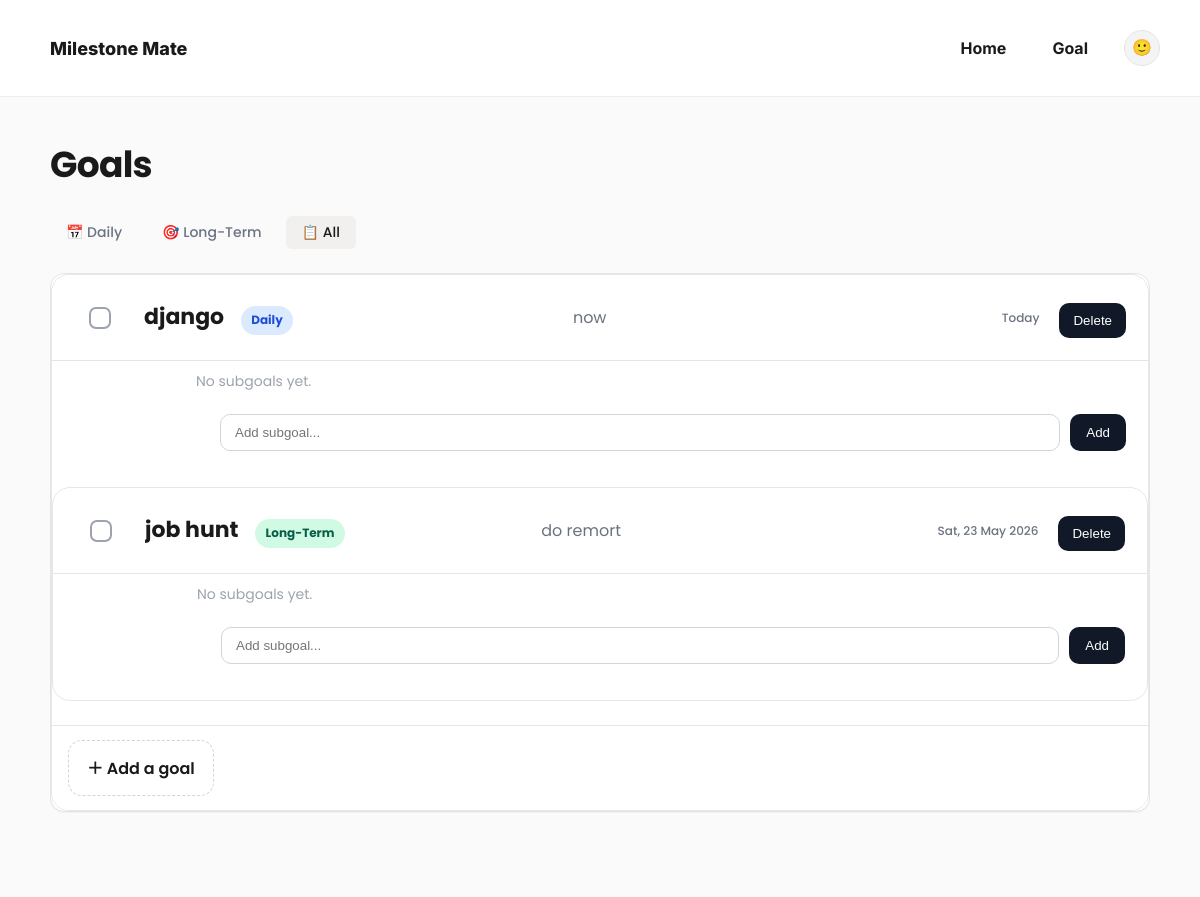
Before: /goals/ with the older database file.
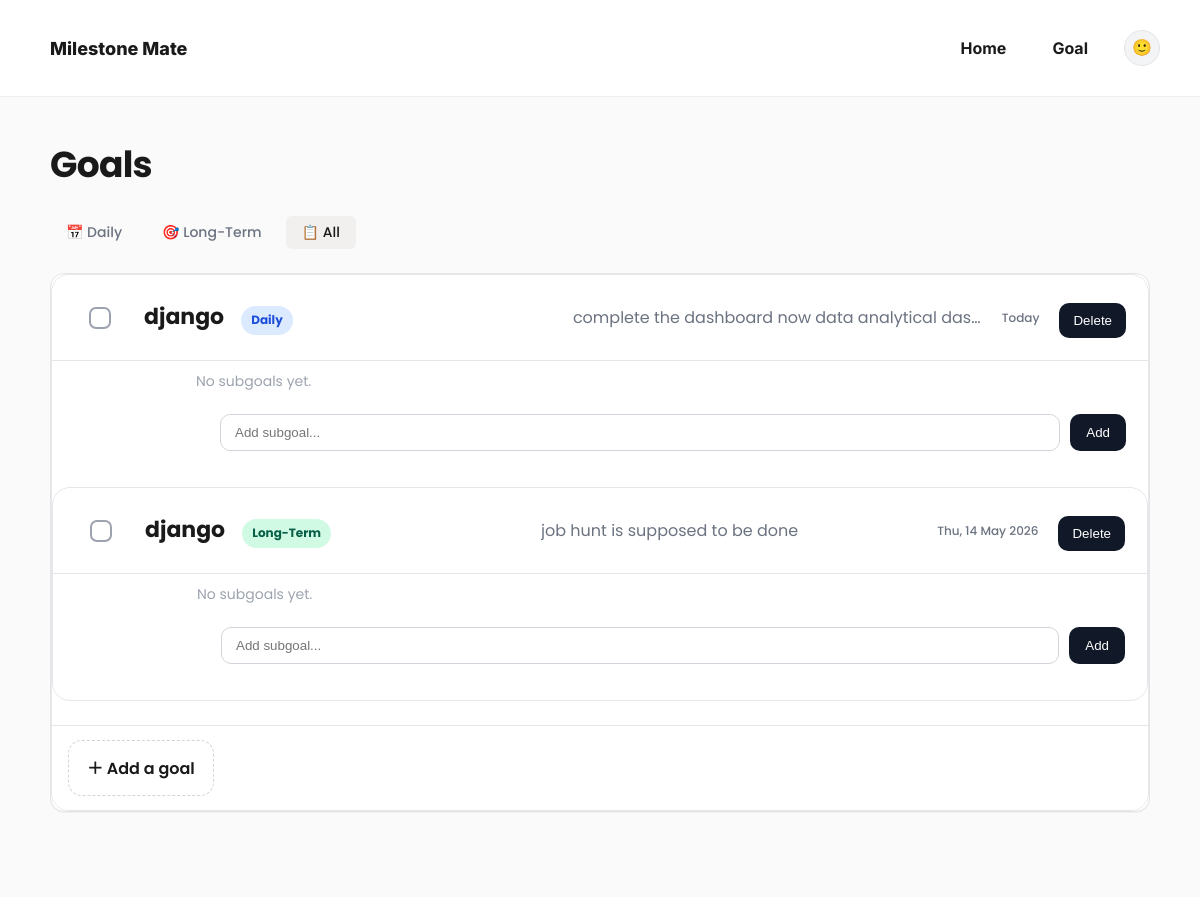
After: the same page with the newer database file.
### goals/models.py (models this page shows, shortened)
class Goal(models.Model):
    GOAL_TYPE_CHOICES = [
        ('daily', 'Daily'),
        ('long_term', 'Long-Term'),
    ]
    name = models.CharField(max_length=255)
    description = models.TextField(blank=True)
    goal_type = models.CharField(
        max_length=10,
        choices=GOAL_TYPE_CHOICES,
        default='daily'
    )
    target_date = models.DateField()
    is_completed = models.BooleanField(default=False)
    completed_at = models.DateField(null=True, blank=True)
    attachment = models.FileField(upload_to='goal_attachments/', null=True, blank=True)

### goals/views.py (the view)
# urls.py: path('goals/', views.list_goals, name='list_goals'),
def list_goals(request):
    goal_type = request.GET.get('type', None)
    goals = Goal.objects.filter(is_completed=False)
    if goal_type in ['daily', 'long_term']:
        goals = goals.filter(goal_type=goal_type)
    paginator = Paginator(goals, 10)
    page_number = request.GET.get('page')
    page_obj = paginator.get_page(page_number)
    return render(request, 'goals/list_goals.html', {
        'goals': page_obj,  # Using goals instead of page_obj for template compatibility
        'page_obj': page_obj,
        'goal_type_filter': goal_type,
    })

### goals/templates/goals/list_goals.html (shortened to what this page needs)
{% extends 'base.html' %}
{% block content %}
<div class="gm-page">
  <div class="gm-grid">
    <h1 class="gm-title">Goals</h1>
    <div class="filter-tabs">
        <a href="?type=daily"
           class="tab {% if goal_type_filter == 'daily' %}active{% endif %}">
            📅 Daily
        </a>
        <a href="?type=long_term"
           class="tab {% if goal_type_filter == 'long_term' %}active{% endif %}">
            🎯 Long-Term
        </a>
        <a href="?"
           class="tab {% if not goal_type_filter %}active{% endif %}">
            📋 All
        </a>
    </div>
    <div class="gm-list">
      {% for g in goals %}
      <div class="gm-goalContainer">
        <div class="gm-row" data-goal-id="{{ g.id }}" data-completed="{{ g.is_completed|yesno:'true,false' }}">
          <div class="gm-check">
            <input class="gm-check-input" type="checkbox" {% if g.is_completed %}checked{% endif %} data-goal-id="{{ g.id }}">
          </div>
          <div class="gm-titleCell">
            {{ g.name }}
            <span class="badge {% if g.goal_type == 'daily' %}badge-daily{% else %}badge-longterm{% endif %}">
                {{ g.get_goal_type_display }}
            </span>
          </div>
          <div class="gm-descCell">
            {{ g.description }}
          </div>
          <div class="gm-dateCell">
            {% if g.goal_type == 'daily' %}
                <span class="date-label">Today</span>
            {% else %}
                <span class="date-label">{{ g.target_date|date:"D, d M Y" }}</span>
            {% endif %}
          </div>
          <div class="gm-actions">
            <form method="POST" action="{% url 'delete_goal' g.id %}">
              <button type="button" class="gm-deleteTrigger" onclick="openDeleteModal(event, {{ g.id }})">
                Delete
              </button>
            </form>
          </div>
        </div>
          <div class="gm-subgoals">
          {% for subgoal in g.subgoals.all %}
          <div
  class="gm-subgoalRow
  {% if subgoal.is_completed %}
  completed
  {% endif %}
">
            <input
              class="gm-subgoalCheck"
              data-subgoal-id="{{ subgoal.id }}"
              type="checkbox"
              {% if subgoal.is_completed %}checked{% endif %}/>
            <span>
              {{ subgoal.name }}
            </span>
            <div class="gm-actions" style="margin-left:auto;">
              <form method="POST" action="#" onsubmit="return false;">
                {% csrf_token %}
                <button
                  type="button"
                  class="gm-deleteTrigger"
                  onclick="openSubgoalDeleteModal(event, {{ subgoal.id }})"
                >
                  Delete
                </button>
              </form>
            </div>
          </div>
          {% empty %}
          <div class="gm-emptySubgoal">
            No subgoals yet.
          </div>
          {% endfor %}
          <form
  method="POST"
  action="{% url 'create_subgoal' g.id %}"
  class="gm-subgoalForm"
>
  <input
    type="text"
    name="title"
    placeholder="Add subgoal..."
    class="gm-subgoalInput"
  >
  <button
    type="submit"
    class="gm-subgoalBtn"
  >
    Add
  </button>
  </form>
      </div>
      {% empty %}
      <div class="gm-emptyState" id="emptyState" style="text-align:center; padding:40px; color:#6b7280; background:white; border:1px dashed #e5e7eb; border-radius:18px;">
        🎉 All goals completed!
      </div>
      {% endfor %}
    </div>
    <div class="gm-addRow">
      <a href="{% url 'create_goal' %}" class="gm-addBtn" style="text-decoration: none; color: inherit;">
        ＋ Add a goal
      </a>
    </div>
  </div>
</div>
{% endblock %}

### goals/templates/base.html (shortened to what this page needs)
<!doctype html>
<html lang="en">
<head>
</head>
<body>
  <header>
    <nav class="app-nav">
      <div class="app-nav-left">
        <a class="app-logo" href="{% url 'home' %}">
          Milestone Mate
        </a>
      </div>
      <div class="app-nav-right">
        <a class="app-nav-link" href="{% url 'home' %}">Home</a>
        <a class="app-nav-link" href="{% url 'list_goals' %}">Goal</a>
        <div class="app-dropdown" data-open="false">
          <button class="app-avatar" type="button" aria-haspopup="menu" aria-expanded="false">
            <span class="app-avatar-inner">🙂</span>
          </button>
        </div>
      </div>
    </nav>
  </header>
  <main>
    {% block content %}{% endblock %}
  </main>
</body>
</html>

### goals/templates/base.html (style rules this page uses)
:root { --font-main: 'Poppins', sans-serif; --bg: #FAFAF9; --text-primary: #1a1a1a; --text-muted: #6b7280; --hover-bg: #F7F6F3; --active-bg: #F1F0EF; --border: #e5e5e5; --accent: #2563eb; --shadow: rgba(0, 0, 0, 0.04); }
* { box-sizing: border-box; }
body { font-family: var(--font-main); background: var(--bg); color: var(--text-primary); margin: 0; }
header { padding: 16px 0; border-bottom: 1px solid #eee; background: #fff; }
nav a { margin-right: 12px; text-decoration: none; color: var(--text-primary); font-weight: 700; padding: 8px 10px; border-radius: 10px; }
main { min-height: 70vh; }
.badge { display: inline-flex; align-items: center; padding: .35rem .65rem; border-radius: 9999px; font-weight: 700; font-size: 12px; margin-left: .75rem; }
.badge-daily { background: #DBEAFE; color: #1D4ED8; }
.badge-longterm { background: #D1FAE5; color: #065F46; }
.filter-tabs { display: flex; gap: 0.5rem; margin-bottom: 1.5rem; }
.filter-tabs .tab { padding: 6px 16px; border-radius: 6px; font-size: 0.875rem; font-weight: 500; color: var(--text-muted); text-decoration: none; transition: background 0.15s; }
.filter-tabs .tab.active, .filter-tabs .tab:hover { background: var(--active-bg); color: var(--text-primary); }
.gm-page { background: var(--bg); padding: 5rem 2.5rem; }
.gm-title { font-family: var(--font-main); font-weight: 800; font-size: 30px; margin: 0 0 1.25rem 0; letter-spacing: -0.02em; color: var(--text-primary); }
.gm-grid { width: 100%; max-width: 980px; margin: 0 auto; }
.gm-list { border: 1px solid var(--border); border-radius: 14px; overflow: hidden; background: #fff; box-shadow: 0 1px 0 var(--shadow); }
.gm-row { display: grid; grid-template-columns: 32px 1.2fr 2fr 110px 120px; align-items: center; gap: 12px; padding: 14px 16px; border-bottom: 1px solid var(--border); transition: background 140ms ease, opacity 140ms ease; }
.gm-check-input { appearance: none; width: 24px; height: 24px; border: 2px solid #9ca3af; border-radius: 7px; background: white; cursor: pointer; display: inline-block; position: relative; transition: all 0.2s ease; }
.gm-titleCell { font-weight: 700; color: var(--text-primary); white-space: nowrap; overflow: hidden; text-overflow: ellipsis; }
.gm-descCell { color: var(--text-muted); white-space: nowrap; overflow: hidden; text-overflow: ellipsis; font-family: var(--font-main); }
.gm-subgoals { margin-left: 48px; margin-top: 10px; display: flex; flex-direction: column; gap: 8px; }
.gm-emptySubgoal { margin-left: 24px; font-size: 13px; color: #9ca3af; }
.gm-subgoalForm { margin-left: 48px; margin-top: 10px; display: flex; gap: 8px; }
.gm-subgoalInput { border: 1px solid #e5e7eb; border-radius: 8px; padding: 6px 10px; width: 220px; }
.gm-subgoalBtn { border: none; background: #111827; color: white; border-radius: 8px; padding: 6px 12px; cursor: pointer; }
.gm-dateCell { font-size: 12px; color: var(--text-muted); text-align: right; white-space: nowrap; font-family: var(--font-main); }
.gm-addRow { display: flex; gap: 10px; align-items: center; padding: 14px 16px; background: #fff; border-top: 1px solid var(--border); }
.gm-addBtn { font-weight: 600; color: #2b2b2b; cursor: pointer; font-family: var(--font-main); }
.gm-actions { display: flex; gap: 10px; align-items: center; margin-top: 6px; }
.app-nav { width: 100%; padding: 0 40px; height: 64px; display: flex; align-items: center; justify-content: space-between; background: #fff; max-width: 100%; }
.app-nav > .app-nav-left, .app-nav > .app-nav-right { width: 100%; max-width: 1200px; }
.app-nav-left { display: flex; align-items: center; }
.app-nav-right { display: flex; align-items: center; justify-content: flex-end; }
.app-logo { text-decoration: none; font-family: "Inter", sans-serif; font-weight: 800; color: var(--text-primary); font-size: 18px; }
.app-nav-right { display: flex; align-items: center; gap: 14px; }
.app-nav-link { text-decoration: none; font-family: "Inter", sans-serif; color: var(--text-primary); font-weight: 700; padding: 8px 10px; border-radius: 10px; }
.app-avatar { width: 36px; height: 36px; border-radius: 9999px; background: #f3f4f6; border: 1px solid var(--border); display: flex; align-items: center; justify-content: center; font-size: 16px; cursor: pointer; }
.app-dropdown { position: relative; display: inline-block; }
.app-avatar-inner { transform: translateY(-1px); user-select: none; }

Changed rows visible on the page:
removed Goal: name "django", goal_type "Daily", description "now", shows "Today"
removed Goal: name "job hunt", goal_type "Long-Term", description "do remort", target_date "Sat, 23 May 2026"
added Goal: name "django", goal_type "Daily", description "complete the dashboard now data analytical das…", shows "Today"
added Goal: name "django", goal_type "Long-Term", description "job hunt is supposed to be done", target_date "Thu, 14 May 2026"
